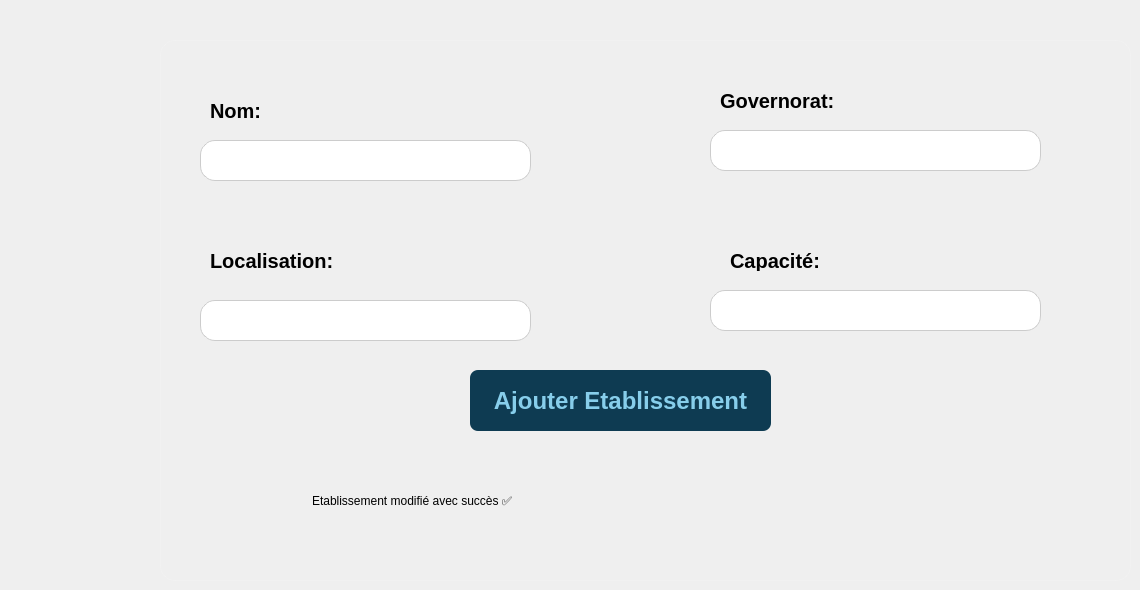
      <widget class="QWidget" name="ModifierEtablissements">
       <widget class="QFrame" name="frame_3">
        <property name="geometry">
         <rect>
          <x>160</x>
          <y>40</y>
          <width>971</width>
          <height>541</height>
         </rect>
        </property>
        <property name="styleSheet">
         <string notr="true">background: qradialgradient(spread:pad, cx:0.5, cy:0.5, radius:1,
                                stop:0 rgba(255, 255, 255, 100),
                                stop:1 rgba(255, 255, 255, 20));
border-radius: 15px;
    border: 1px solid rgba(255, 255, 255, 30);</string>
        </property>
        <property name="frameShape">
         <enum>QFrame::Shape::StyledPanel</enum>
        </property>
        <property name="frameShadow">
         <enum>QFrame::Shadow::Raised</enum>
        </property>
        <widget class="QLabel" name="label_41">
         <property name="geometry">
          <rect>
           <x>50</x>
           <y>60</y>
           <width>111</width>
           <height>21</height>
          </rect>
         </property>
         <property name="styleSheet">
          <string notr="true">color: black;
font-size: 20px;
font-weight: 500;
font: 14pt &quot;Titillium Web&quot;;
background: transparent;
border: 0px;</string>
         </property>
         <property name="text">
          <string>Nom:</string>
         </property>
        </widget>
        <widget class="QLineEdit" name="nomEtabInput_2">
         <property name="geometry">
          <rect>
           <x>40</x>
           <y>100</y>
           <width>331</width>
           <height>41</height>
          </rect>
         </property>
         <property name="styleSheet">
          <string notr="true">background: white;
border: 1px solid #ccc;
border-radius: 15px;
font-size: 14px;
color: black;</string>
         </property>
         <property name="text">
          <string/>
         </property>
        </widget>
        <widget class="QLineEdit" name="localInput_2">
         <property name="geometry">
          <rect>
           <x>40</x>
           <y>260</y>
           <width>331</width>
           <height>41</height>
          </rect>
         </property>
         <property name="styleSheet">
          <string notr="true">background: white;
border: 1px solid #ccc;
border-radius: 15px;
font-size: 14px;
color: black;</string>
         </property>
         <property name="text">
          <string/>
         </property>
        </widget>
        <widget class="QLabel" name="label_42">
         <property name="geometry">
          <rect>
           <x>50</x>
           <y>210</y>
           <width>131</width>
           <height>21</height>
          </rect>
         </property>
         <property name="styleSheet">
          <string notr="true">color: black;
font-size: 20px;
font-weight: 500;
font: 14pt &quot;Titillium Web&quot;;
background: transparent;
border: 0px;</string>
         </property>
         <property name="text">
          <string>Localisation:</string>
         </property>
        </widget>
        <widget class="QLabel" name="label_43">
         <property name="geometry">
          <rect>
           <x>560</x>
           <y>50</y>
           <width>131</width>
           <height>21</height>
          </rect>
         </property>
         <property name="styleSheet">
          <string notr="true">color: black;
font-size: 20px;
font-weight: 500;
font: 14pt &quot;Titillium Web&quot;;
background: transparent;
border: 0px;</string>
         </property>
         <property name="text">
          <string>Governorat:</string>
         </property>
        </widget>
        <widget class="QLineEdit" name="govInput_2">
         <property name="geometry">
          <rect>
           <x>550</x>
           <y>90</y>
           <width>331</width>
           <height>41</height>
          </rect>
         </property>
         <property name="styleSheet">
          <string notr="true">background: white;
border: 1px solid #ccc;
border-radius: 15px;
font-size: 14px;
color: black;</string>
         </property>
         <property name="text">
          <string/>
         </property>
        </widget>
        <widget class="QLabel" name="label_44">
         <property name="geometry">
          <rect>
           <x>570</x>
           <y>210</y>
           <width>111</width>
           <height>21</height>
          </rect>
         </property>
         <property name="styleSheet">
          <string notr="true">color: black;
font-size: 20px;
font-weight: 500;
font: 14pt &quot;Titillium Web&quot;;
background: transparent;
border: 0px;</string>
         </property>
         <property name="text">
          <string>Capacité:</string>
         </property>
        </widget>
        <widget class="QLineEdit" name="capInput_2">
         <property name="geometry">
          <rect>
           <x>550</x>
           <y>250</y>
           <width>331</width>
           <height>41</height>
          </rect>
         </property>
         <property name="styleSheet">
          <string notr="true">background: white;
border: 1px solid #ccc;
border-radius: 15px;
font-size: 14px;
color: black;</string>
         </property>
         <property name="text">
          <string/>
         </property>
        </widget>
        <widget class="QPushButton" name="ajouterEmp_8">
         <property name="geometry">
          <rect>
           <x>310</x>
           <y>330</y>
           <width>301</width>
           <height>61</height>
          </rect>
         </property>
         <property name="styleSheet">
          <string notr="true">background: #0E3B52;  
    border: none;  
    color: skyblue;  
    font-weight: bold; 
    font-size: 24px; 
    padding: 7px 15px;
    border-radius: 8px;  </string>
         </property>
         <property name="text">
          <string>Ajouter Etablissement</string>
         </property>
        </widget>
        <widget class="QLineEdit" name="MessageForme_6">
         <property name="geometry">
          <rect>
           <x>150</x>
           <y>420</y>
           <width>661</width>
           <height>81</height>
          </rect>
         </property>
         <property name="styleSheet">
          <string notr="true">background: transparent;
font: 600 22pt &quot;Segoe UI&quot;;
border: 0px;</string>
         </property>
         <property name="text">
          <string>Etablissement modifié avec succès ✅</string>
         </property>
        </widget>
       </widget>
      </widget>
